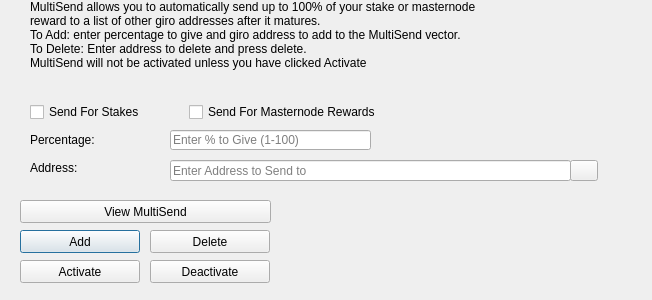
<?xml version="1.0" encoding="UTF-8"?>
<ui version="4.0">
 <class>MultiSendDialog</class>
 <widget class="QDialog" name="MultiSendDialog">
  <property name="windowModality">
   <enum>Qt::NonModal</enum>
  </property>
  <property name="geometry">
   <rect>
    <x>0</x>
    <y>0</y>
    <width>652</width>
    <height>300</height>
   </rect>
  </property>
  <property name="windowTitle">
   <string>MultiSend</string>
  </property>
  <widget class="QLineEdit" name="multiSendPercentEdit">
   <property name="geometry">
    <rect>
     <x>170</x>
     <y>130</y>
     <width>201</width>
     <height>20</height>
    </rect>
   </property>
   <property name="toolTip">
    <string>Enter whole numbers 1 - 100</string>
   </property>
   <property name="placeholderText">
    <string>Enter % to Give (1-100)</string>
   </property>
  </widget>
  <widget class="QLineEdit" name="multiSendAddressEdit">
   <property name="geometry">
    <rect>
     <x>170</x>
     <y>160</y>
     <width>401</width>
     <height>21</height>
    </rect>
   </property>
   <property name="toolTip">
    <string/>
   </property>
   <property name="placeholderText">
    <string>Enter Address to Send to</string>
   </property>
  </widget>
  <widget class="QLabel" name="label_2">
   <property name="geometry">
    <rect>
     <x>30</x>
     <y>0</y>
     <width>451</width>
     <height>121</height>
    </rect>
   </property>
   <property name="lineWidth">
    <number>1</number>
   </property>
   <property name="text">
    <string>MultiSend allows you to automatically send up to 100% of your stake or masternode reward to a list of other giro addresses after it matures.
To Add: enter percentage to give and giro address to add to the MultiSend vector.
To Delete: Enter address to delete and press delete.
MultiSend will not be activated unless you have clicked Activate</string>
   </property>
   <property name="alignment">
    <set>Qt::AlignLeading|Qt::AlignLeft|Qt::AlignTop</set>
   </property>
   <property name="wordWrap">
    <bool>true</bool>
   </property>
  </widget>
  <widget class="QLabel" name="message">
   <property name="geometry">
    <rect>
     <x>290</x>
     <y>200</y>
     <width>351</width>
     <height>91</height>
    </rect>
   </property>
   <property name="text">
    <string/>
   </property>
  </widget>
  <widget class="QPushButton" name="addButton">
   <property name="geometry">
    <rect>
     <x>20</x>
     <y>230</y>
     <width>120</width>
     <height>23</height>
    </rect>
   </property>
   <property name="toolTip">
    <string/>
   </property>
   <property name="statusTip">
    <string>Add to MultiSend Vector</string>
   </property>
   <property name="text">
    <string>Add</string>
   </property>
  </widget>
  <widget class="QPushButton" name="disableButton">
   <property name="geometry">
    <rect>
     <x>150</x>
     <y>260</y>
     <width>120</width>
     <height>23</height>
    </rect>
   </property>
   <property name="statusTip">
    <string>Deactivate MultiSend</string>
   </property>
   <property name="text">
    <string>Deactivate</string>
   </property>
  </widget>
  <widget class="QPushButton" name="addressBookButton">
   <property name="geometry">
    <rect>
     <x>570</x>
     <y>160</y>
     <width>28</width>
     <height>21</height>
    </rect>
   </property>
   <property name="toolTip">
    <string>Choose an address from the address book</string>
   </property>
   <property name="text">
    <string/>
   </property>
   <property name="icon">
    <iconset resource="../giro.qrc">
     <normaloff>:/icons/address-book</normaloff>:/icons/address-book</iconset>
   </property>
   <property name="shortcut">
    <string>Alt+A</string>
   </property>
   <property name="autoDefault">
    <bool>false</bool>
   </property>
  </widget>
  <widget class="QLabel" name="label">
   <property name="geometry">
    <rect>
     <x>30</x>
     <y>130</y>
     <width>121</width>
     <height>20</height>
    </rect>
   </property>
   <property name="toolTip">
    <string>Percentage of stake to send</string>
   </property>
   <property name="text">
    <string>Percentage:</string>
   </property>
  </widget>
  <widget class="QLabel" name="label_5">
   <property name="geometry">
    <rect>
     <x>30</x>
     <y>160</y>
     <width>111</width>
     <height>16</height>
    </rect>
   </property>
   <property name="toolTip">
    <string>Address to send portion of stake to</string>
   </property>
   <property name="text">
    <string>Address:</string>
   </property>
  </widget>
  <widget class="QPushButton" name="deleteButton">
   <property name="geometry">
    <rect>
     <x>150</x>
     <y>230</y>
     <width>120</width>
     <height>23</height>
    </rect>
   </property>
   <property name="toolTip">
    <string/>
   </property>
   <property name="statusTip">
    <string>Delete Address From MultiSend Vector</string>
   </property>
   <property name="text">
    <string>Delete</string>
   </property>
  </widget>
  <widget class="QPushButton" name="activateButton">
   <property name="geometry">
    <rect>
     <x>20</x>
     <y>260</y>
     <width>120</width>
     <height>23</height>
    </rect>
   </property>
   <property name="statusTip">
    <string>Activate MultiSend</string>
   </property>
   <property name="text">
    <string>Activate</string>
   </property>
  </widget>
  <widget class="QPushButton" name="viewButton">
   <property name="geometry">
    <rect>
     <x>20</x>
     <y>200</y>
     <width>251</width>
     <height>23</height>
    </rect>
   </property>
   <property name="toolTip">
    <string/>
   </property>
   <property name="statusTip">
    <string>View MultiSend Vector</string>
   </property>
   <property name="text">
    <string>View MultiSend</string>
   </property>
  </widget>
  <widget class="QWidget" name="horizontalLayoutWidget">
   <property name="geometry">
    <rect>
     <x>30</x>
     <y>100</y>
     <width>351</width>
     <height>24</height>
    </rect>
   </property>
   <layout class="QHBoxLayout" name="horizontalLayout">
    <item>
     <widget class="QCheckBox" name="multiSendStakeCheckBox">
      <property name="text">
       <string>Send For Stakes</string>
      </property>
     </widget>
    </item>
    <item>
     <widget class="QCheckBox" name="multiSendMasternodeCheckBox">
      <property name="text">
       <string>Send For Masternode Rewards</string>
      </property>
     </widget>
    </item>
   </layout>
  </widget>
 </widget>
 <resources>
  <include location="../giro.qrc"/>
 </resources>
 <connections/>
</ui>
